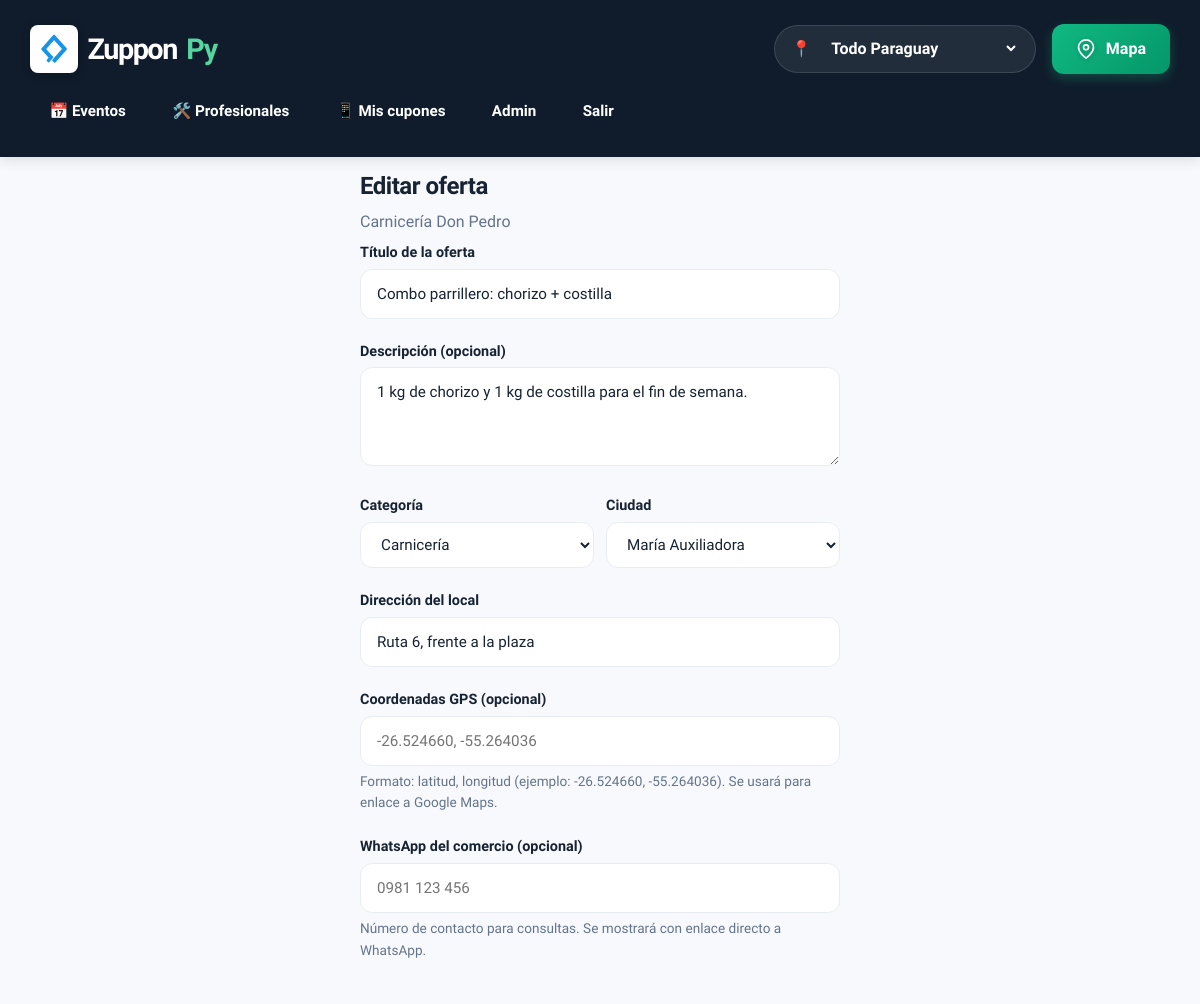
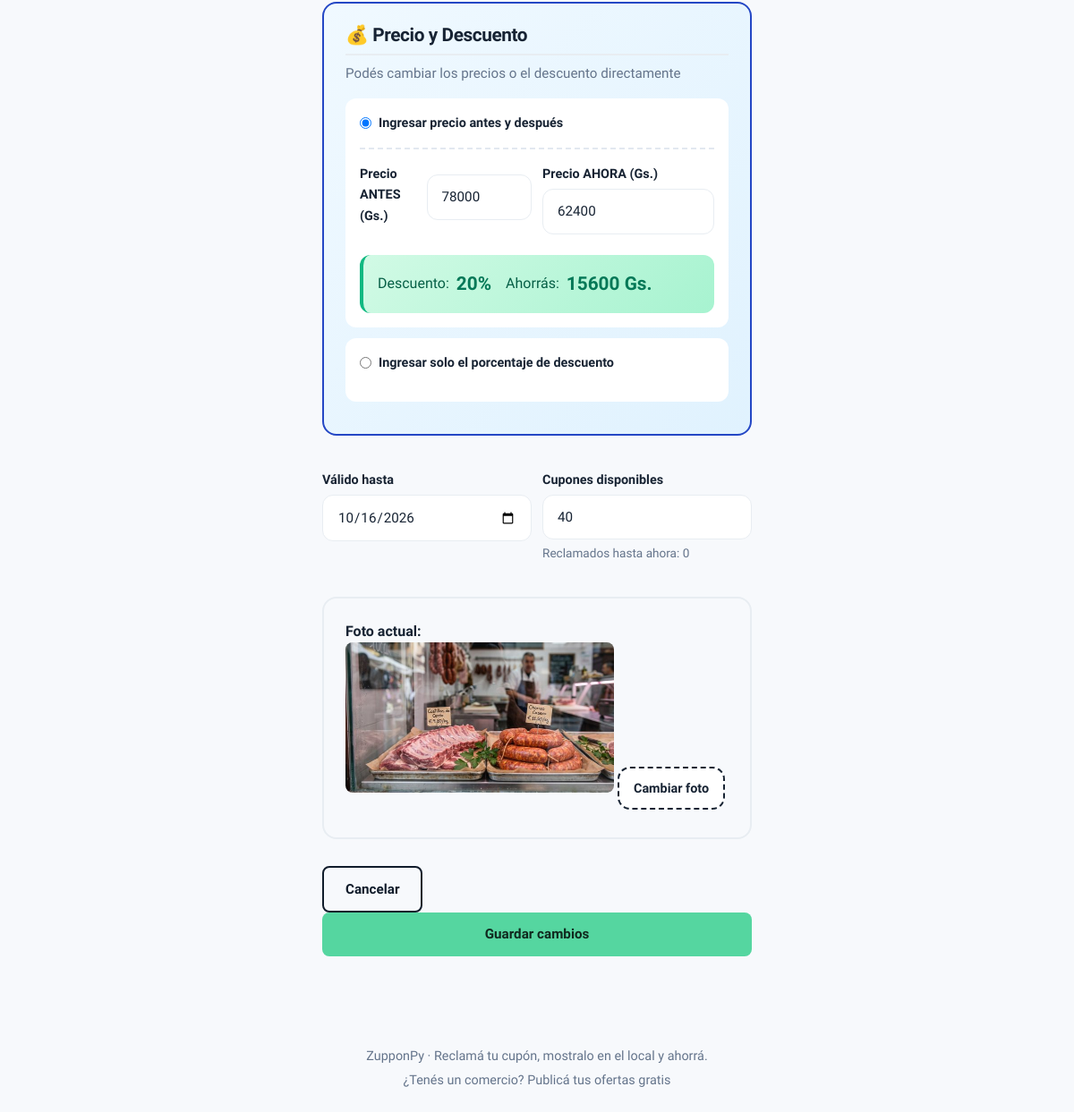
The app's page /panel/oferta/2/editar (signed in) with its own data (2 pictures, top to bottom).
### tables this page shows
CREATE TABLE comercios (
    id INTEGER PRIMARY KEY AUTOINCREMENT,
    nombre TEXT NOT NULL,
    email TEXT NOT NULL UNIQUE,
    password_hash TEXT NOT NULL,
    telefono TEXT,
    ciudad TEXT NOT NULL,
    direccion TEXT NOT NULL
, slug TEXT, descripcion TEXT, logo TEXT, color_marca TEXT, fondo TEXT, categoria TEXT);

CREATE TABLE ofertas (
    id INTEGER PRIMARY KEY AUTOINCREMENT,
    comercio_id INTEGER NOT NULL REFERENCES comercios(id),
    titulo TEXT NOT NULL,
    descripcion TEXT,
    categoria TEXT NOT NULL,
    ciudad TEXT NOT NULL,
    direccion TEXT NOT NULL,
    precio_normal INTEGER,
    descuento INTEGER NOT NULL,
    valido_hasta TEXT NOT NULL,
    cupos INTEGER NOT NULL,
    activa INTEGER NOT NULL DEFAULT 1,
    creada TEXT NOT NULL DEFAULT CURRENT_TIMESTAMP
, foto TEXT, destacada INTEGER NOT NULL DEFAULT 0, urgente INTEGER NOT NULL DEFAULT 0, coordenadas TEXT, whatsapp TEXT, principal INTEGER NOT NULL DEFAULT 0);

### app.py (the view, shortened to what this page needs)
@app.route("/panel/oferta/<int:oferta_id>/editar", methods=["GET", "POST"])
@login_requerido
def editar_oferta(oferta_id):
    db = get_db()
    comercio = db.execute("SELECT * FROM comercios WHERE id = ?",
                          (session["comercio_id"],)).fetchone()
    es_admin = comercio["email"] == "admin@gmail.com"
    if es_admin:
        oferta = db.execute(
            """SELECT o.*, (SELECT COUNT(*) FROM cupones WHERE oferta_id = o.id) AS reclamados
               FROM ofertas o WHERE o.id = ?""", (oferta_id,)).fetchone()
        todos_comercios = db.execute("SELECT id, nombre, ciudad FROM comercios ORDER BY ciudad, nombre").fetchall()
    else:
        oferta = db.execute(
            """SELECT o.*, (SELECT COUNT(*) FROM cupones WHERE oferta_id = o.id) AS reclamados
               FROM ofertas o WHERE o.id = ? AND o.comercio_id = ?""",
            (oferta_id, session["comercio_id"])).fetchone()
        todos_comercios = []
    if not oferta:
        abort(404)
    return render_template("editar.html", comercio=comercio, oferta=oferta, hoy=hoy(),
                          es_admin=es_admin, todos_comercios=todos_comercios if es_admin else [])

### app.py (called while the page is built)
def get_db():
    if "db" not in g:
        g.db = sqlite3.connect(DB_PATH)
        g.db.row_factory = sqlite3.Row
    return g.db

def hoy():
    return date.today().isoformat()

@app.template_global("foto_url")
def foto_url(nombre, tam="", externa=False):
    archivo = f"uploads/{nombre}{'_m' if tam == 'm' else ''}.jpg"
    return url_for("static", filename=archivo, _external=externa)

def login_requerido(vista):
    @wraps(vista)
    def envoltura(*args, **kwargs):
        if not session.get("comercio_id"):
            flash("Ingresá a tu cuenta de comercio para continuar.", "error")
            return redirect(url_for("login", next=request.path))
        return vista(*args, **kwargs)
    return envoltura

@app.context_processor
def globales():
    return {
        "CIUDADES": CIUDADES,
        "CATEGORIAS": CATEGORIAS,
        "CAT": CAT,
        "CATEGORIAS_EVENTOS": CATEGORIAS_EVENTOS,
        "CAT_EVENTOS": CAT_EVENTOS,
        "CATEGORIAS_PROFESIONALES": CATEGORIAS_PROFESIONALES,
        "CAT_PROFESIONALES": CAT_PROFESIONALES,
        "ciudad_actual": g.get("ciudad_actual", request.cookies.get("ciudad", ""))
    }

### templates/editar.html (shortened to what this page needs)
{% extends "base.html" %}
{% block content %}
<section class="formulario">
  <h1>Editar oferta</h1>
  <p class="quien">{{ comercio.nombre }}</p>
  <form method="post" enctype="multipart/form-data">
    <label>
      <span>Título de la oferta</span>
      <input name="titulo" maxlength="120" value="{{ oferta.titulo }}" required>
    </label>
    <label>
      <span>Descripción (opcional)</span>
      <textarea name="descripcion" rows="3" maxlength="500">{{ oferta.descripcion or '' }}</textarea>
    </label>
    <div class="fila dos">
      <label>
        <span>Categoría</span>
        <select name="categoria" required>
          {% for c in CATEGORIAS %}
          <option value="{{ c }}" {{ 'selected' if c == oferta.categoria }}>{{ c }}</option>
          {% endfor %}
        </select>
      </label>
      <label>
        <span>Ciudad</span>
        <select name="ciudad" id="ciudad-select" required>
          {% for c in CIUDADES %}
          <option value="{{ c }}" {{ 'selected' if c == oferta.ciudad }}>{{ c }}</option>
          {% endfor %}
        </select>
      </label>
    </div>
    <label>
      <span>Dirección del local</span>
      <input name="direccion" maxlength="200" value="{{ oferta.direccion }}" required>
    </label>
    <label>
      <span>Coordenadas GPS (opcional)</span>
      <input name="coordenadas" placeholder="-26.524660, -55.264036" value="{{ oferta.coordenadas or '' }}">
      <small>Formato: latitud, longitud (ejemplo: -26.524660, -55.264036). Se usará para enlace a Google Maps.</small>
    </label>
    <label>
      <span>WhatsApp del comercio (opcional)</span>
      <input name="whatsapp" type="tel" placeholder="0981 123 456" value="{{ oferta.whatsapp or '' }}">
      <small>Número de contacto para consultas. Se mostrará con enlace directo a WhatsApp.</small>
    </label>
    <div class="precio-seccion">
      <h3>💰 Precio y Descuento</h3>
      <p class="ayuda">Podés cambiar los precios o el descuento directamente</p>
      <div class="opcion-precios">
        <label>
          <input type="radio" name="modo_precio" value="precios" id="modo-precios" {{ 'checked' if oferta.precio_normal else '' }}>
          <strong>Ingresar precio antes y después</strong>
        </label>
        <div class="campos-precios" id="campos-precios" style="{{ 'display:block' if oferta.precio_normal else 'display:none' }}">
          <div class="dos">
            <label>
              Precio ANTES (Gs.)
              <input name="precio_antes" id="precio-antes" type="number" min="1" step="1"
                     value="{{ oferta.precio_normal if oferta.precio_normal else '' }}"
                     placeholder="10000" inputmode="numeric">
            </label>
            <label>
              Precio AHORA (Gs.)
              <input name="precio_ahora" id="precio-ahora" type="number" min="1" step="1"
                     value="{{ (oferta.precio_normal * (100 - oferta.descuento) / 100)|int if oferta.precio_normal else '' }}"
                     placeholder="7000" inputmode="numeric">
            </label>
          </div>
          <div class="resultado-calculo" id="resultado-calculo" style="{{ 'display:flex' if oferta.precio_normal else 'display:none' }}">
            <span class="badge-descuento">Descuento: <strong id="descuento-calculado">{{ oferta.descuento }}%</strong></span>
            <span class="badge-ahorro">Ahorrás: <strong id="ahorro-calculado">{{ (oferta.precio_normal * oferta.descuento / 100)|int if oferta.precio_normal else 0 }} Gs.</strong></span>
          </div>
        </div>
      </div>
      <div class="opcion-descuento">
        <label>
          <input type="radio" name="modo_precio" value="descuento" id="modo-descuento" {{ '' if oferta.precio_normal else 'checked' }}>
          <strong>Ingresar solo el porcentaje de descuento</strong>
        </label>
      </div>
    </div>
    <div class="fila dos">
      <label>
        <span>Válido hasta</span>
        <input type="date" name="valido_hasta" min="{{ hoy }}" value="{{ oferta.valido_hasta }}" required>
      </label>
      <label>
        <span>Cupones disponibles</span>
        <input type="number" name="cupos" min="{{ oferta.reclamados }}" value="{{ oferta.cupos }}" required>
        <small>Reclamados hasta ahora: {{ oferta.reclamados }}</small>
      </label>
    </div>
    {% if oferta.foto %}
    <div class="preview-foto">
      <p><strong>Foto actual:</strong></p>
      <img src="{{ foto_url(oferta.foto, 'm') }}" alt="Foto de la oferta" style="max-width: 300px; border-radius: 8px;">
      <label class="subir">
        Cambiar foto
      </label>
    </div>
    {% else %}
    <label class="subir">
      <span>Agregar foto (opcional)</span>
      <input type="file" name="foto" accept="image/*" hidden>
      <small>JPG, PNG o WebP hasta 12 MB</small>
    </label>
    {% endif %}
    <div class="fila botones">
      <a class="boton sec" href="{{ url_for('panel') }}">Cancelar</a>
      <button type="submit">Guardar cambios</button>
    </div>
  </form>
</section>
{% endblock %}

### static/style.css (style rules this page uses)
:root { --navy:#101c2b; --navy-light:#26394c; --green:#55d6a0; --green-dark:#16a36a; --tinta:#172333; --muted:#64748b; --background:#f7f9fc; --white:#ffffff; --border:#e8edf2; --rojo:#e8392b; --sol:#ffc933; --azul:#2447c5; --azul-suave:#5a87db; --azul-claro:#4d6fd9; --verde:#17803d; --amarillo:var(--sol); --linea:#e8edf2; --gris:var(--muted); --papel:var(--background); --gutter:clamp(1.25rem,2.5vw,2.5rem); }
* { box-sizing:border-box; margin:0; padding:0; }
html { scroll-behavior:smooth; scroll-padding-top:1rem; }
body { margin:0; background:var(--background); color:var(--tinta); font-family:'DM Sans', 'Bricolage Grotesque', system-ui, -apple-system, 'Segoe UI', sans-serif; line-height:1.6; }
a { color:inherit; text-decoration:none; }
h1,h2,h3 { line-height:1.15; margin:0 0 .5rem; letter-spacing:-.02em; }
button,.boton { background:var(--green); color:#10291e; border:0; border-radius:8px; padding:.75rem 1.5rem; font:inherit; font-weight:700; cursor:pointer; text-decoration:none; display:inline-block; transition:all .2s; font-size:.95rem; }
button.sec,.boton.sec { background:transparent; color:var(--navy); border:2px solid var(--navy); }
input,select,textarea { font:inherit; padding:.75rem 1rem; border:1px solid var(--border); border-radius:12px; background:#fff; color:var(--tinta); width:100%; transition:all .2s; font-size:.95rem; }
label { display:block; font-weight:600; font-size:.9rem; color:var(--tinta); margin-bottom:.4rem; }
label>input,label>select,label>textarea { margin-top:.3rem; font-weight:400; }
label small,.chico { display:block; font-size:.85rem; color:var(--muted); font-weight:400; margin-top:.3rem; }
.quien { color:var(--gris);margin:0 0 .4rem }
.subir { display:inline-block;background:#fff;border:2px dashed var(--tinta);border-radius:14px; padding:.65rem 1rem;font-weight:700;cursor:pointer;text-align:center }
.formulario { max-width:480px;margin:1rem auto }
.formulario form,.panel form.canje { display:grid;gap:.9rem }
.formulario button { width:100% }
.dos { display:grid;grid-template-columns:1fr 1fr;gap:.75rem }
.formulario h3 { color:var(--tinta); font-size:1.3rem; margin:1.5rem 0 1rem; padding-bottom:.5rem; border-bottom:2px solid var(--linea); }
.preview-foto { margin:1rem 0; padding:1.5rem; background:var(--papel); border-radius:16px; border:2px solid var(--linea); }

### templates/editar.html (style rules this page uses)
.precio-seccion { background:linear-gradient(135deg, #f0f9ff 0%, #e0f2fe 100%); border:2px solid var(--azul); border-radius:16px; padding:1.5rem; margin:1.5rem 0; }
.precio-seccion h3 { margin:0 0 0.5rem; color:var(--tinta); font-size:1.3rem; }
.precio-seccion .ayuda { margin:0 0 1rem; color:#64748b; font-size:0.95rem; }
.opcion-precios, .opcion-descuento { background:#fff; border-radius:12px; padding:1rem; margin:0.75rem 0; }
.opcion-precios label:first-child, .opcion-descuento label:first-child { display:flex; align-items:center; gap:0.5rem; margin-bottom:1rem; cursor:pointer; }
.opcion-precios input[type="radio"], .opcion-descuento input[type="radio"] { width:auto; margin:0; cursor:pointer; }
.campos-precios, .campos-descuento { margin-top:1rem; padding-top:1rem; border-top:2px dashed #e2e8f0; }
.resultado-calculo { display:flex; gap:1rem; margin-top:1rem; padding:1rem; background:linear-gradient(135deg, #d1fae5 0%, #a7f3d0 100%); border-radius:12px; border-left:4px solid #10b981; flex-wrap:wrap; }
.badge-descuento, .badge-ahorro { display:inline-flex; align-items:center; gap:0.5rem; font-size:1rem; color:#065f46; }
.badge-descuento strong, .badge-ahorro strong { font-size:1.3rem; color:#047857; }

### records on screen
comercios: nombre "Carnicería Don Pedro"
ofertas: titulo "Combo parrillero: chorizo + costilla", descripcion "1 kg de chorizo y 1 kg de costilla para el fin de semana.", direccion "Ruta 6, frente a la plaza", precio_antes "78000", precio_ahora "62400", descuento "20", precio_normal+descuento "15600", valido_hasta "10/16/2026", cupos "40", foto (picture)

### other values on screen
{{ oferta.reclamados }} "0"
form field categoria "Carnicería"
form field ciudad "María Auxiliadora"
